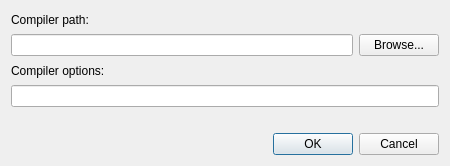
<?xml version="1.0" encoding="UTF-8"?>
<ui version="4.0">
 <class>CompilerSettingsDialog</class>
 <widget class="QDialog" name="CompilerSettingsDialog">
  <property name="geometry">
   <rect>
    <x>0</x>
    <y>0</y>
    <width>450</width>
    <height>166</height>
   </rect>
  </property>
  <property name="sizePolicy">
   <sizepolicy hsizetype="Fixed" vsizetype="Fixed">
    <horstretch>0</horstretch>
    <verstretch>0</verstretch>
   </sizepolicy>
  </property>
  <property name="windowTitle">
   <string>Compiler Settings</string>
  </property>
  <layout class="QVBoxLayout" name="verticalLayout_3">
   <item>
    <layout class="QVBoxLayout" name="verticalLayout_2">
     <item>
      <widget class="QLabel" name="label">
       <property name="text">
        <string>Compiler path:</string>
       </property>
      </widget>
     </item>
     <item>
      <layout class="QHBoxLayout" name="horizontalLayout">
       <item>
        <widget class="QLineEdit" name="compilerPath">
         <property name="text">
          <string/>
         </property>
        </widget>
       </item>
       <item>
        <widget class="QPushButton" name="browse">
         <property name="text">
          <string>Browse...</string>
         </property>
        </widget>
       </item>
      </layout>
     </item>
    </layout>
   </item>
   <item>
    <layout class="QVBoxLayout" name="verticalLayout">
     <item>
      <widget class="QLabel" name="label_2">
       <property name="text">
        <string>Compiler options:</string>
       </property>
      </widget>
     </item>
     <item>
      <widget class="QLineEdit" name="compilerOptions"/>
     </item>
    </layout>
   </item>
   <item>
    <spacer name="verticalSpacer">
     <property name="orientation">
      <enum>Qt::Vertical</enum>
     </property>
     <property name="sizeType">
      <enum>QSizePolicy::Fixed</enum>
     </property>
     <property name="sizeHint" stdset="0">
      <size>
       <width>20</width>
       <height>20</height>
      </size>
     </property>
    </spacer>
   </item>
   <item>
    <widget class="QDialogButtonBox" name="buttonBox">
     <property name="orientation">
      <enum>Qt::Horizontal</enum>
     </property>
     <property name="standardButtons">
      <set>QDialogButtonBox::Cancel|QDialogButtonBox::Ok</set>
     </property>
    </widget>
   </item>
  </layout>
 </widget>
 <resources/>
 <connections>
  <connection>
   <sender>buttonBox</sender>
   <signal>accepted()</signal>
   <receiver>CompilerSettingsDialog</receiver>
   <slot>accept()</slot>
   <hints>
    <hint type="sourcelabel">
     <x>248</x>
     <y>254</y>
    </hint>
    <hint type="destinationlabel">
     <x>157</x>
     <y>274</y>
    </hint>
   </hints>
  </connection>
  <connection>
   <sender>buttonBox</sender>
   <signal>rejected()</signal>
   <receiver>CompilerSettingsDialog</receiver>
   <slot>reject()</slot>
   <hints>
    <hint type="sourcelabel">
     <x>316</x>
     <y>260</y>
    </hint>
    <hint type="destinationlabel">
     <x>286</x>
     <y>274</y>
    </hint>
   </hints>
  </connection>
 </connections>
</ui>
